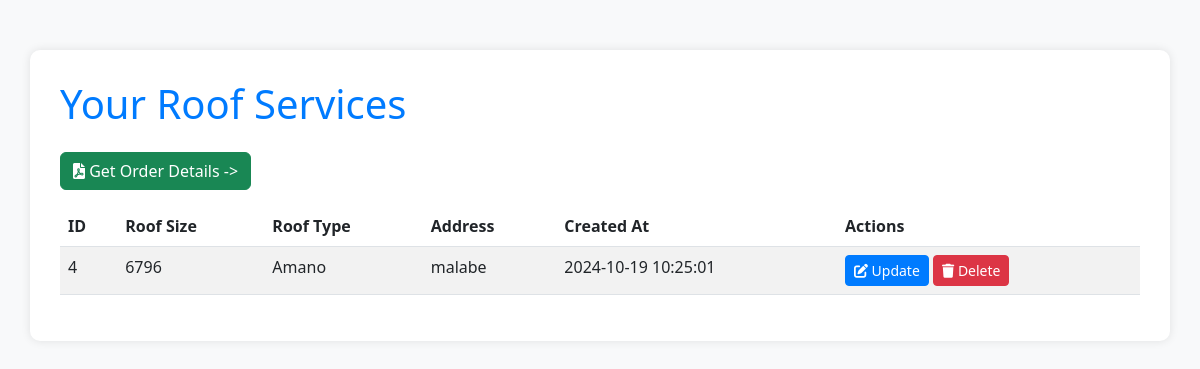
The page /roof_service.php (signed in) on the database its author committed.
### tables this page shows
CREATE TABLE `roof_services` (
  `id` int(11) NOT NULL,
  `roof_size` int(11) DEFAULT NULL,
  `roof_type` varchar(50) DEFAULT NULL,
  `address` varchar(255) DEFAULT NULL,
  `user_id` int(11) DEFAULT NULL,
  `created_at` timestamp NOT NULL DEFAULT current_timestamp()
);

### roof_service.php (the view, shortened to what this page needs)
<?php
require_once 'config.php';
$user_id = $_SESSION['user_id'];
$sql = "SELECT * FROM roof_services WHERE user_id = ?";
$stmt = $conn->prepare($sql);
$stmt->bind_param("i", $user_id);
$stmt->execute();
$result = $stmt->get_result();
$services = $result->fetch_all(MYSQLI_ASSOC);
?>
<!DOCTYPE html>
<html lang="en">
<head>
    <link href="https://cdn.jsdelivr.net/npm/bootstrap@5.3.0/dist/css/bootstrap.min.css" rel="stylesheet">
    <link rel="stylesheet" href="https://cdnjs.cloudflare.com/ajax/libs/font-awesome/6.0.0-beta3/css/all.min.css">
</head>
<body>
    <div class="container">
        <h1 class="mb-4">Your Roof Services</h1>
        <a href="?generate_pdf" class="btn btn-success mb-3"><i class="fas fa-file-pdf"></i> Get Order Details -></a>
        <table class="table table-striped table-hover">
            <thead>
                <tr>
                    <th>ID</th>
                    <th>Roof Size</th>
                    <th>Roof Type</th>
                    <th>Address</th>
                    <th>Created At</th>
                    <th>Actions</th>
                </tr>
            </thead>
            <tbody>
                <?php foreach ($services as $service): ?>
                <tr>
                    <td><?php echo $service['id']; ?></td>
                    <td><?php echo $service['roof_size']; ?></td>
                    <td><?php echo $service['roof_type']; ?></td>
                    <td><?php echo $service['address']; ?></td>
                    <td><?php echo $service['created_at']; ?></td>
                    <td>
                        <button class="btn btn-primary btn-sm" data-bs-toggle="modal" data-bs-target="#updateModal<?php echo $service['id']; ?>">
                            <i class="fas fa-edit"></i> Update
                        </button>
                        <form method="post" style="display: inline;">
                            <button type="submit" name="delete" class="btn btn-danger btn-sm" onclick="return confirm('Are you sure you want to delete this service?')">
                                <i class="fas fa-trash"></i> Delete
                            </button>
                        </form>
                    </td>
                </tr>
                <?php endforeach; ?>
            </tbody>
        </table>
    </div>
</body>
</html>

### roof_service.php (style rules this page uses)
body { background-color: #f8f9fa; }
.container { background-color: #ffffff; border-radius: 10px; padding: 30px; margin-top: 50px; box-shadow: 0 0 10px rgba(0, 0, 0, 0.1); }
h1 { color: #007bff; }
.btn-primary { background-color: #007bff; border-color: #007bff; }

### rows shown on the page
roof_services: id "4", roof_size "6796", roof_type "Amano", address "malabe", created_at "2024-10-19 10:25:01"
